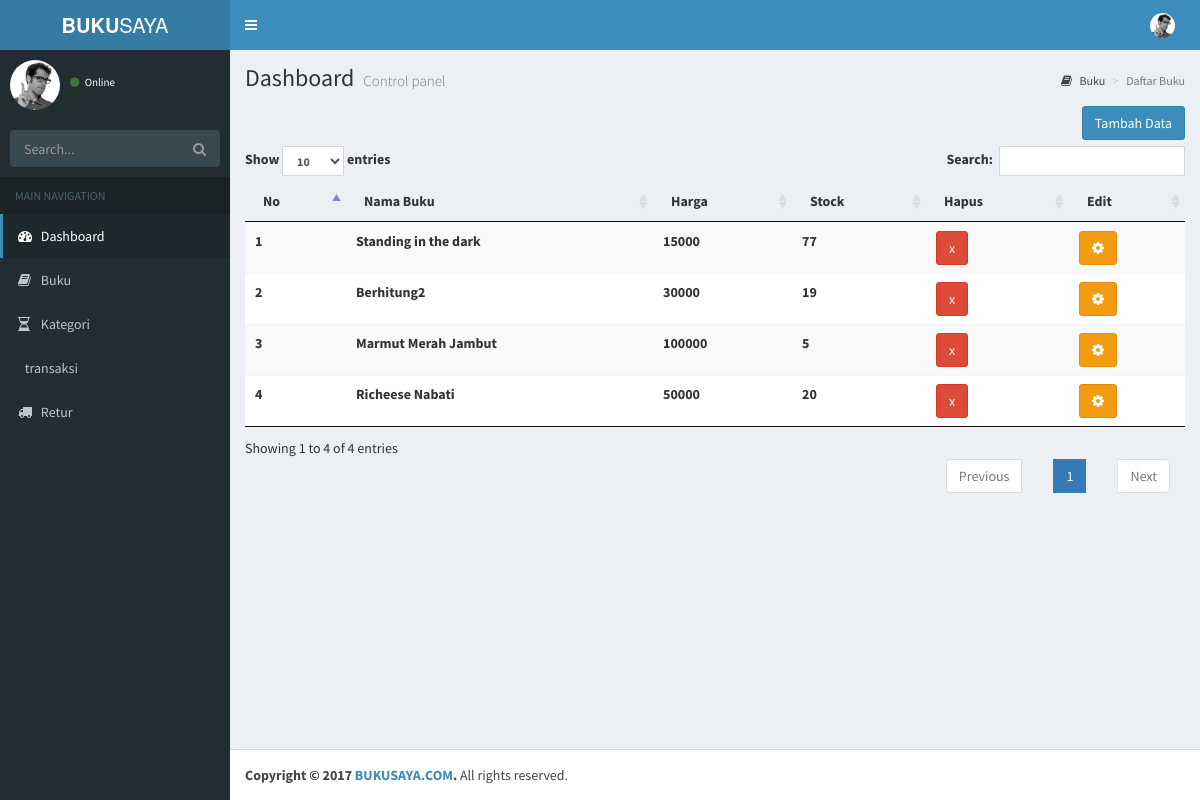
Screenshot of /buku/admin/book.php with the database file from the repository.
### tables this page shows
CREATE TABLE `buku` (
  `id_buku` int(11) NOT NULL,
  `id_kategori` int(11) NOT NULL,
  `code` varchar(30) NOT NULL,
  `nama_buku` varchar(30) NOT NULL,
  `deskripsi` varchar(100) NOT NULL,
  `harga` int(8) NOT NULL,
  `stok` int(5) NOT NULL,
  `foto` varchar(30) NOT NULL
);

### buku/admin/book.php (the view)
<?php
  include 'header.php';
  include 'config.php';
 ?>
 <div class="content-wrapper">
   <section class="content-header">
     <h1>
       Dashboard
       <small>Control panel</small>
     </h1>
     <ol class="breadcrumb">
       <li><a href="#"><i class="fa fa-book"></i> Buku</a></li>
       <li class="active">Daftar Buku</li>
     </ol>
   </section>
   <section class="content">
     <a href="input-buku.php" style="float:right;" class="btn btn-primary">Tambah Data</a>
     <br>
     <br>
     <table id="myTable" class="table table-striped">
       <thead>
         <tr>
           <th>No</th>
           <th>Nama Buku</th>
           <th>Harga</th>
           <th>Stock</th>
           <th>Hapus</th>
           <th>Edit</th>
         </tr>
       </thead>
       <tbody>
         <?php
          $query = "SELECT * FROM buku";
          $extract = mysqli_query($koneksi,$query);
          $no = 1;
          while($row = mysqli_fetch_array($extract , MYSQLI_ASSOC)){
            echo '<tr>
              <th>'.$no++.'</th>
              <th>'.$row['nama_buku'].'</th>
              <th>'.$row['harga'].'</th>
              <th>'.$row['stok'].'</th>
              <th><a class="btn btn-danger" href="hapus-buku.php?id='.$row['id_buku'].'">x<a/></th>
              <th><a class="btn btn-warning" href="edit-buku.php?id='.$row['id_buku'].'"><i class="fa fa-gear"></i><a/></th>
            </tr>';
          }
         ?>
       </tbody>
     </table>
   </section>
 </div>
 <?php
   include 'footer.php';
  ?>

### buku/admin/header.php (shortened to what this page needs)
<!DOCTYPE html>
<html>
<head>
  <link rel="stylesheet" href="bootstrap/css/bootstrap.min.css">
  <link rel="stylesheet" href="https://cdnjs.cloudflare.com/ajax/libs/font-awesome/4.5.0/css/font-awesome.min.css">
  <link rel="stylesheet" href="https://cdnjs.cloudflare.com/ajax/libs/ionicons/2.0.1/css/ionicons.min.css">
  <link rel="stylesheet" href="dist/css/AdminLTE.min.css">
  <link rel="stylesheet" href="dist/css/skins/_all-skins.min.css">
  <link rel="stylesheet" href="plugins/iCheck/flat/blue.css">
  <link rel="stylesheet" href="plugins/morris/morris.css">
  <link rel="stylesheet" href="plugins/jvectormap/jquery-jvectormap-1.2.2.css">
  <link rel="stylesheet" href="plugins/datepicker/datepicker3.css">
  <link rel="stylesheet" href="plugins/daterangepicker/daterangepicker.css">
  <link rel="stylesheet" href="plugins/bootstrap-wysihtml5/bootstrap3-wysihtml5.min.css">
    <link rel="stylesheet" href="dist/css/datatables.css">
</head>
<body class="hold-transition skin-blue sidebar-mini">
<div class="wrapper">
  <header class="main-header">
    <a href="index.php" class="logo">
      <span class="logo-lg"><b>BUKU</b>SAYA</span>
    </a>
    <nav class="navbar navbar-static-top">
      <a href="#" class="sidebar-toggle" data-toggle="offcanvas" role="button">
      </a>
      <div class="navbar-custom-menu">
        <ul class="nav navbar-nav">
          <li class="dropdown user user-menu">
            <a href="#" class="dropdown-toggle" data-toggle="dropdown">
              <img src="dist/img/user2-160x160.jpg" class="user-image" alt="User Image">
            </a>
          </li>
        </ul>
      </div>
    </nav>
  </header>
  <aside class="main-sidebar">
    <section class="sidebar">
      <div class="user-panel">
        <div class="pull-left image">
        <a target="_blank" href="dist/img/user2-160x160.jpg">
          <img src="dist/img/user2-160x160.jpg" width="50" height="50" class="img-circle" alt="User Image">
          </a>
        </div>
        <div class="pull-left info">
          <a href="#"><i class="fa fa-circle text-success"></i> Online</a>
        </div>
      </div>
      <form action="#" method="get" class="sidebar-form">
        <div class="input-group">
          <input type="text" name="search" class="form-control" placeholder="Search...">
              <span class="input-group-btn">
                <button type="submit" name="search" id="search-btn" class="btn btn-flat"><i class="fa fa-search"></i>
                </button>
              </span>
        </div>
      </form>
      <ul class="sidebar-menu">
        <li class="header">MAIN NAVIGATION</li>
        <li class="active treeview">
          <a href="index.php">
            <i class="fa fa-dashboard"></i> <span>Dashboard</span>
          </a>
        </li>
        <li class="treeview">
          <a href="book.php">
            <i class="fa fa-book"></i>
            <span>Buku</span>
          </a>
        </li>
        <li class="treeview">
          <a href="kategori.php">
            <i class="fa fa-hourglass-half"></i>
            <span>Kategori</span>
          </a>
        </li>
        <li class="treeview">
          <a href="transaksi.php">
            <i class="fa-shopping-cart"></i>
            <span>transaksi</span>
          </a>
        </li>
        <li class="treeview">
          <a href="Retur.php">
            <i class="fa fa-truck"></i>
            <span>Retur</span>
          </a>
        </li>
      </ul>
    </section>
  </aside>

### buku/admin/footer.php (shortened to what this page needs)
<footer class="main-footer">
  <strong>Copyright &copy; 2017 <a href="BUKUSAYA.COM">BUKUSAYA.COM</a>.</strong> All rights
  reserved.
</footer>
</div>
</body>
</html>

### rows the page displays
buku: nama_buku "Standing in the dark", harga "15000", stok "77"
buku: nama_buku "Berhitung2", harga "30000", stok "19"
buku: nama_buku "Marmut Merah Jambut", harga "100000", stok "5"
buku: nama_buku "Richeese Nabati", harga "50000", stok "20"
